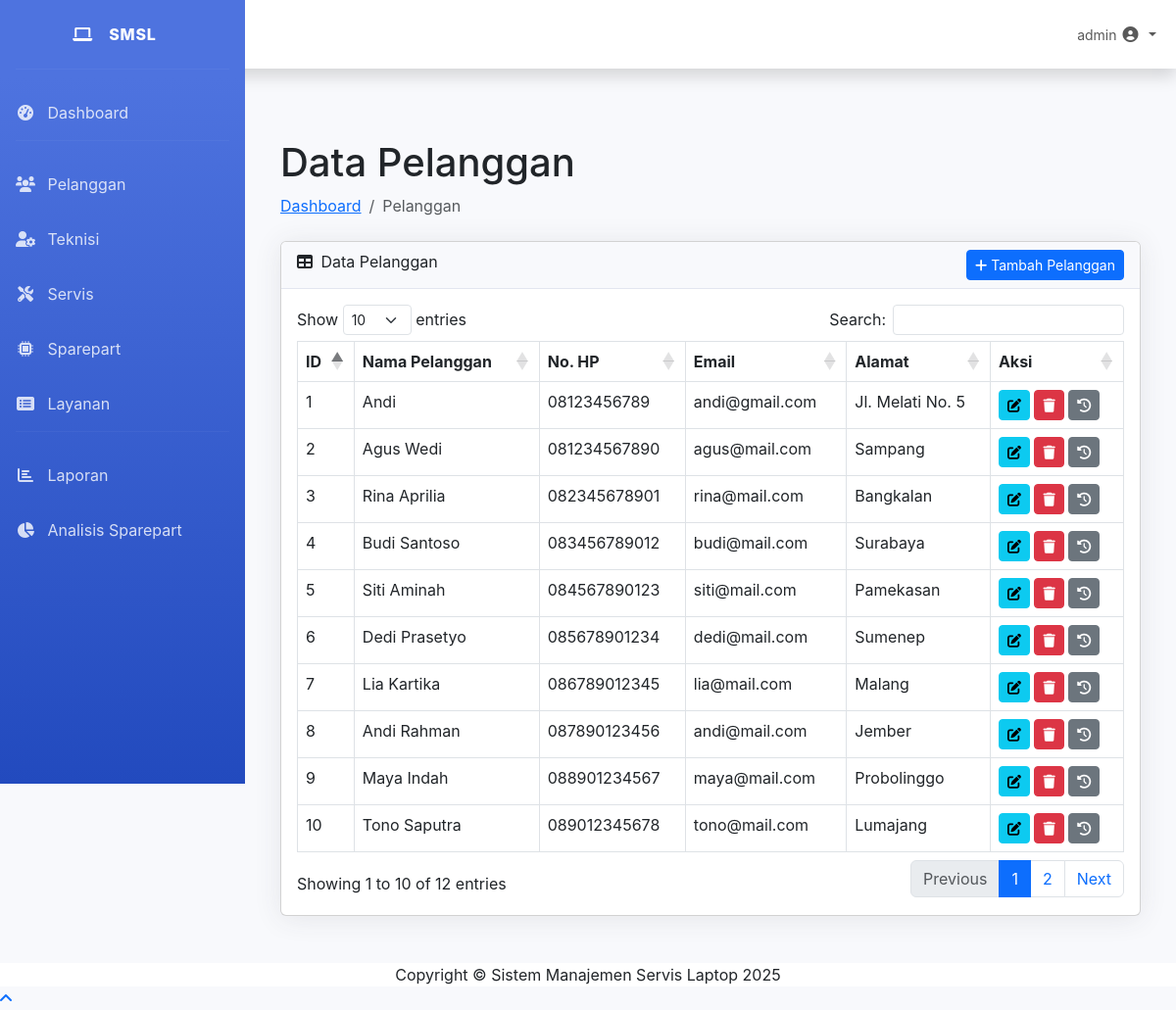
The app's page /pelanggan.php (signed in) with its own data.
### tables this page shows
CREATE TABLE `pelanggan` (
  `id_pelanggan` int NOT NULL,
  `nama_pelanggan` varchar(100) DEFAULT NULL,
  `no_hp` varchar(15) DEFAULT NULL,
  `email` varchar(100) DEFAULT NULL,
  `alamat` text
);

### pelanggan.php (the view, shortened to what this page needs)
<?php
include 'config/database.php';
$query = "SELECT * FROM pelanggan ORDER BY id_pelanggan DESC";
$result = $conn->query($query);
$pelanggan = [];
if ($result->num_rows > 0) {
    while ($row = $result->fetch_assoc()) {
        $pelanggan[] = $row;
    }
}
include 'templates/header.php';
?>
<div class="container-fluid">
    <h1 class="mt-4">Data Pelanggan</h1>
    <ol class="breadcrumb mb-4">
        <li class="breadcrumb-item"><a href="index.php">Dashboard</a></li>
        <li class="breadcrumb-item active">Pelanggan</li>
    </ol>
    <div class="card mb-4">
        <div class="card-header">
            <i class="fas fa-table me-1"></i>
            Data Pelanggan
            <button type="button" class="btn btn-primary btn-sm float-end" data-bs-toggle="modal" data-bs-target="#tambahPelangganModal">
                <i class="fas fa-plus"></i> Tambah Pelanggan
            </button>
        </div>
        <div class="card-body">
            <div class="table-responsive">
                <table class="table table-bordered datatable" width="100%" cellspacing="0">
                    <thead>
                        <tr>
                            <th>ID</th>
                            <th>Nama Pelanggan</th>
                            <th>No. HP</th>
                            <th>Email</th>
                            <th>Alamat</th>
                            <th>Aksi</th>
                        </tr>
                    </thead>
                    <tbody>
                        <?php foreach ($pelanggan as $p): ?>
                        <tr>
                            <td><?= $p['id_pelanggan'] ?></td>
                            <td><?= $p['nama_pelanggan'] ?></td>
                            <td><?= $p['no_hp'] ?></td>
                            <td><?= $p['email'] ?></td>
                            <td><?= $p['alamat'] ?></td>
                            <td>
                                <button type="button" class="btn btn-sm btn-info" data-bs-toggle="modal" data-bs-target="#editPelangganModal<?= $p['id_pelanggan'] ?>">
                                    <i class="fas fa-edit"></i>
                                </button>
                                <a href="pelanggan.php?delete=<?= $p['id_pelanggan'] ?>" class="btn btn-sm btn-danger" onclick="return confirm('Apakah Anda yakin ingin menghapus pelanggan ini?')">
                                    <i class="fas fa-trash"></i>
                                </a>
                                <a href="riwayat_pelanggan.php?id=<?= $p['id_pelanggan'] ?>" class="btn btn-sm btn-secondary">
                                    <i class="fas fa-history"></i>
                                </a>
                            </td>
                        </tr>
                        <?php endforeach; ?>
                    </tbody>
                </table>
            </div>
        </div>
    </div>
</div>
<?php include 'templates/footer.php'; ?>

### templates/header.php (shortened to what this page needs)
<!DOCTYPE html>
<html lang="id">
<head>
    <link href="https://cdn.jsdelivr.net/npm/bootstrap@5.3.0-alpha1/dist/css/bootstrap.min.css" rel="stylesheet">
    <link href="https://cdn.datatables.net/1.11.5/css/dataTables.bootstrap5.min.css" rel="stylesheet">
    <link href="https://cdnjs.cloudflare.com/ajax/libs/font-awesome/6.0.0-beta3/css/all.min.css" rel="stylesheet">
</head>
<body>
    <div class="d-flex">
        <div class="sidebar">
            <a class="sidebar-brand d-flex align-items-center justify-content-center" href="index.php">
                <div class="sidebar-brand-icon">
                    <i class="fas fa-laptop"></i>
                </div>
                <div class="sidebar-brand-text mx-3">SMSL</div>
            </a>
            <hr class="sidebar-divider">
            <div class="nav flex-column">
                <div class="nav-item">
                    <a class="nav-link" href="index.php">
                        <i class="fas fa-fw fa-tachometer-alt"></i>
                        <span>Dashboard</span>
                    </a>
                </div>
                <hr class="sidebar-divider">
                <div class="nav-item">
                    <a class="nav-link" href="pelanggan.php">
                        <i class="fas fa-fw fa-users"></i>
                        <span>Pelanggan</span>
                    </a>
                </div>
                <div class="nav-item">
                    <a class="nav-link" href="teknisi.php">
                        <i class="fas fa-fw fa-user-cog"></i>
                        <span>Teknisi</span>
                    </a>
                </div>
                <div class="nav-item">
                    <a class="nav-link" href="servis.php">
                        <i class="fas fa-fw fa-tools"></i>
                        <span>Servis</span>
                    </a>
                </div>
                <div class="nav-item">
                    <a class="nav-link" href="sparepart.php">
                        <i class="fas fa-fw fa-microchip"></i>
                        <span>Sparepart</span>
                    </a>
                </div>
                <div class="nav-item">
                    <a class="nav-link" href="layanan.php">
                        <i class="fas fa-fw fa-list-alt"></i>
                        <span>Layanan</span>
                    </a>
                </div>
                <hr class="sidebar-divider">
                <div class="nav-item">
                    <a class="nav-link" href="laporan.php">
                        <i class="fas fa-fw fa-chart-bar"></i>
                        <span>Laporan</span>
                    </a>
                </div>
                <div class="nav-item">
                    <a class="nav-link" href="analisis_sparepart.php">
                        <i class="fas fa-fw fa-chart-pie"></i>
                        <span>Analisis Sparepart</span>
                    </a>
                </div>
            </div>
        </div>
        <div class="d-flex flex-column w-100">
            <nav class="topbar navbar navbar-expand navbar-light bg-white mb-4 static-top shadow">
                <div class="container-fluid">
                    <ul class="navbar-nav ml-auto">
                        <li class="nav-item dropdown no-arrow">
                            <a class="nav-link dropdown-toggle" href="#" id="userDropdown" role="button"
                                data-bs-toggle="dropdown" aria-haspopup="true" aria-expanded="false">
                                <span class="mr-2 d-none d-lg-inline text-gray-600 small">
                                    <?= isset($_SESSION['nama_lengkap']) ? $_SESSION['nama_lengkap'] : $_SESSION['username'] ?>
                                </span>
                                <i class="fas fa-user-circle fa-fw"></i>
                            </a>
                        </li>
                    </ul>
                </div>
            </nav>
            <div class="content">

### templates/footer.php (shortened to what this page needs)
</div>
            <footer class="sticky-footer bg-white">
                <div class="container my-auto">
                    <div class="copyright text-center my-auto">
                        <span>Copyright &copy; Sistem Manajemen Servis Laptop <?= date('Y') ?></span>
                    </div>
                </div>
            </footer>
        </div>
    </div>
    <a class="scroll-to-top rounded" href="#page-top">
        <i class="fas fa-angle-up"></i>
    </a>
</body>
</html>

### templates/header.php (style rules this page uses)
body { margin: 0; font-family: 'Nunito', -apple-system, BlinkMacSystemFont, 'Segoe UI', Roboto, 'Helvetica Neue', Arial, sans-serif; font-size: 1rem; font-weight: 400; line-height: 1.5; color: #212529; background-color: #f8f9fc; }
.sidebar { width: 250px; min-height: 100vh; background-color: #4e73df; background-image: linear-gradient(180deg, #4e73df 10%, #224abe 100%); background-size: cover; position: fixed; z-index: 1; }
.sidebar .nav-item .nav-link { color: rgba(255, 255, 255, 0.8); padding: 1rem; }
.sidebar .nav-item .nav-link i { margin-right: 0.5rem; }
.sidebar-brand { height: 4.375rem; text-decoration: none; font-size: 1rem; font-weight: 800; padding: 1.5rem 1rem; text-align: center; text-transform: uppercase; letter-spacing: 0.05rem; z-index: 1; color: #fff; }
.sidebar-divider { margin: 0 1rem 1rem; border-top: 1px solid rgba(255, 255, 255, 0.15); }
.content { margin-left: 250px; padding: 1.5rem; }
.topbar { height: 4.375rem; background-color: #fff; box-shadow: 0 0.15rem 1.75rem 0 rgba(58, 59, 69, 0.15); }
.card { margin-bottom: 1.5rem; box-shadow: 0 0.15rem 1.75rem 0 rgba(58, 59, 69, 0.1); }
.card-header { background-color: #f8f9fc; border-bottom: 1px solid #e3e6f0; }
.table-responsive { overflow-x: auto; }

### records on screen
pelanggan: id_pelanggan "10", nama_pelanggan "Tono Saputra", no_hp "089012345678", email "tono@mail.com", alamat "Lumajang"
pelanggan: id_pelanggan "9", nama_pelanggan "Maya Indah", no_hp "088901234567", email "maya@mail.com", alamat "Probolinggo"
pelanggan: id_pelanggan "8", nama_pelanggan "Andi Rahman", no_hp "087890123456", email "andi@mail.com", alamat "Jember"
pelanggan: id_pelanggan "7", nama_pelanggan "Lia Kartika", no_hp "086789012345", email "lia@mail.com", alamat "Malang"
pelanggan: id_pelanggan "6", nama_pelanggan "Dedi Prasetyo", no_hp "085678901234", email "dedi@mail.com", alamat "Sumenep"
pelanggan: id_pelanggan "5", nama_pelanggan "Siti Aminah", no_hp "084567890123", email "siti@mail.com", alamat "Pamekasan"
pelanggan: id_pelanggan "4", nama_pelanggan "Budi Santoso", no_hp "083456789012", email "budi@mail.com", alamat "Surabaya"
pelanggan: id_pelanggan "3", nama_pelanggan "Rina Aprilia", no_hp "082345678901", email "rina@mail.com", alamat "Bangkalan"
pelanggan: id_pelanggan "2", nama_pelanggan "Agus Wedi", no_hp "081234567890", email "agus@mail.com", alamat "Sampang"
pelanggan: id_pelanggan "1", nama_pelanggan "Andi", no_hp "08123456789", email "andi@gmail.com", alamat "Jl. Melati No. 5"

### other values on screen
$_SESSION['username'] "admin"
